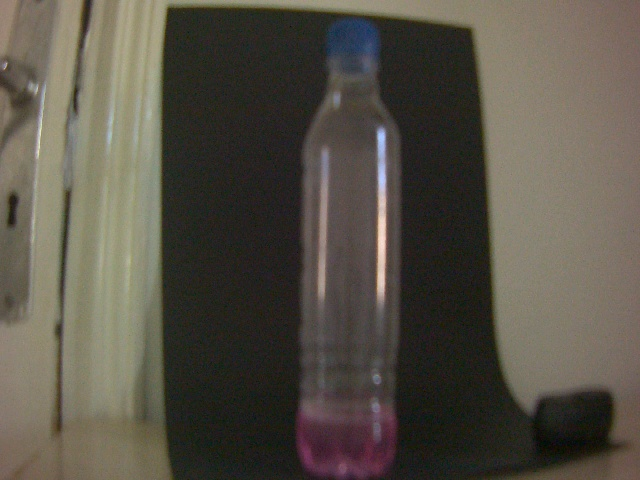
#> input picture debug_level_steps/00_full_frame_original.jpg, 640 x 480 px, given in place of x-raw, format=(string)BGR ! appsink, which was not available
$ python debug_level_detection.py
#> lines starting #> are read from the running program, lines starting #| are printed output that depends on the picture; after the words box and inside, x2 and y2 are one past the last pixel; in counts of white or black regions, pixels touching at a corner belong together; pictures that were not available may be replaced by others from this repository, and a replacement may not be noted
# -*- coding: utf-8 -*-
import cv2
import numpy as np
import os

# Create a folder to save the debug images
OUTPUT_DIR = "debug_level_steps"
if not os.path.exists(OUTPUT_DIR):
    os.makedirs(OUTPUT_DIR)

def save_step(name, img):
    """Helper to save an image with a specific name"""
    if img is None:
        print(f"⚠️ Skipping {name} (Image is None)")
        return
    path = os.path.join(OUTPUT_DIR, f"{name}.jpg")
    cv2.imwrite(path, img)
    print(f"✅ Saved: {path}")

def get_gstreamer_pipeline(sensor_id=0, capture_width=1920, capture_height=1080,
                           framerate=30, flip_method=0, display_width=640, display_height=480):
    """
    Returns the GStreamer pipeline with MANUAL EXPOSURE and WHITE BALANCE.
    """
    return (
            "nvarguscamerasrc sensor-id=%d ! "
            "video/x-raw(memory:NVMM), width=(int)%d, height=(int)%d, framerate=(fraction)%d/1 ! "
            "nvvidconv flip-method=%d ! "
            "video/x-raw, width=(int)%d, height=(int)%d, format=(string)BGRx ! "
            "videoconvert ! "
            "video/x-raw, format=(string)BGR ! appsink"
        % (
            sensor_id,
            capture_width,
            capture_height,
            framerate,
            flip_method,
            display_width,
            display_height,
        )
    )

def main():
    print("📷 Initializing Camera...")
    pipeline_str = get_gstreamer_pipeline()

    cap = cv2.VideoCapture(pipeline_str, cv2.CAP_GSTREAMER)

    if not cap.isOpened():
        print("❌ Error: Could not open camera.")
        return

    # Warm-up frames
    print("🔄 Stabilizing sensor...")
    for i in range(10):
        ret, _ = cap.read()
        if not ret: break
#> this loop made 10 passes
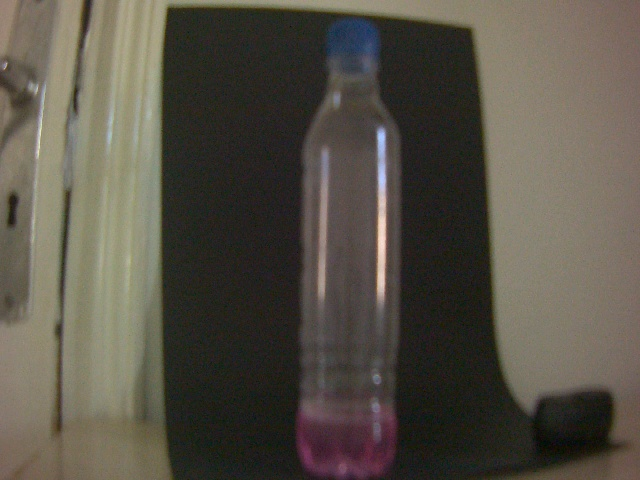
#> input picture debug_level_steps/00_full_frame_original.jpg, 640 x 480 px, given in place of x-raw, format=(string)BGR ! appsink, which was not available

    print("📷 Capturing stable frame...")
    ret, full_frame = cap.read()
#> full_frame is the input picture: shape (480, 640, 3); mean B, G, R 71.2, 82, 87.3
    cap.release()

    if not ret or full_frame is None:
        print("❌ Error: Could not read frame.")
        return

    h_frame, w_frame = full_frame.shape[:2]

    # --- STEP 0: Original Full Frame ---
    save_step("00_full_frame_original", full_frame)

    # --- DEFINE SEARCH ZONE (ROI) FOR LIQUID ---
    # Instead of detecting the bottle first, we assume the bottle is roughly centered.
    # We define a ROI that covers the bottom 70% of the image and the center 60% of the width.
    # This ensures we only look for liquid where it actually exists.

    roi_x_start = int(w_frame * 0.20) # Start at 20% width
    roi_x_end   = int(w_frame * 0.80) # End at 80% width
    roi_y_start = int(h_frame * 0.30) # Start at 30% height (ignore the neck/top)
    roi_y_end   = h_frame             # Go to the bottom

    # Extract the Liquid Search ROI
    liquid_roi = full_frame[roi_y_start:roi_y_end, roi_x_start:roi_x_end]

    # Visualize the Search Zone on the full frame
    debug_frame = full_frame.copy()
    cv2.rectangle(debug_frame, (roi_x_start, roi_y_start), (roi_x_end, roi_y_end), (255, 0, 255), 2)
    cv2.putText(debug_frame, "Liquid Search Zone", (roi_x_start, roi_y_start - 10), cv2.FONT_HERSHEY_SIMPLEX, 0.6, (255, 0, 255), 2)
    save_step("01_liquid_search_zone_defined", debug_frame)

    save_step("02_liquid_roi_cropped", liquid_roi)

    # --- LEVEL DETECTION PIPELINE (ON THE SEARCH ZONE) ---

    # 1. Convert to HSV
    hsv = cv2.cvtColor(liquid_roi, cv2.COLOR_BGR2HSV)
#> hsv: shape (336, 384, 3); mean H, S, V 51.1, 58.2, 61.2

    # Save channels for debugging
    h_chan, s_chan, v_chan = cv2.split(hsv)
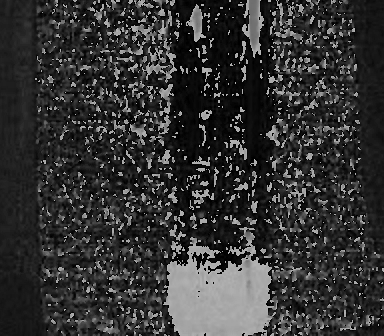
#> h_chan: shape (336, 384); min 0, max 179, mean 51.1
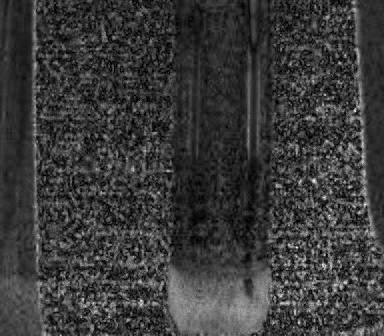
#> s_chan: shape (336, 384); min 0, max 255, mean 58.2
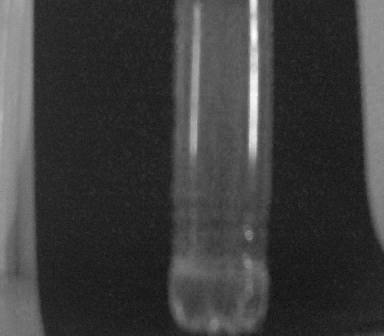
#> v_chan: shape (336, 384); min 15, max 255, mean 61.2
    save_step("03_hsv_hue", h_chan)
    save_step("04_hsv_sat", s_chan)
    save_step("05_hsv_val", v_chan)

    # 2. Create Pink/Magenta Mask (Your Exact Ranges)
    # Range 1: Red-Pink
    mask1 = cv2.inRange(hsv, np.array([0, 35, 30]), np.array([20, 255, 255]))
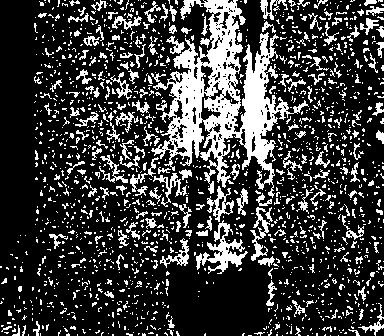
#> mask1: shape (336, 384); 23.3% white; 1630 white regions (1414 under 20 px), largest, box (x1, y1, x2, y2) and area: (151, 0, 309, 198) 10624, (196, 220, 248, 274) 931, (250, 207, 270, 261) 361
    # Range 2: Magenta-Purple
    mask2 = cv2.inRange(hsv, np.array([145, 35, 30]), np.array([180, 255, 255]))
#> mask2: shape (336, 384); 10.3% white; 1053 white regions (1013 under 20 px), largest, box (x1, y1, x2, y2) and area: (163, 245, 273, 336) 7200, (228, 246, 256, 256) 129, (159, 84, 174, 97) 94

    liquid_mask_raw = cv2.bitwise_or(mask1, mask2)
#> liquid_mask_raw: shape (336, 384); 33.7% white; 1266 white regions (1042 under 20 px), largest, box (x1, y1, x2, y2) and area: (110, 0, 321, 207) 15615, (160, 204, 277, 336) 9568, (75, 110, 139, 143) 536
    save_step("06_liquid_mask_raw_binary", liquid_mask_raw)

    # 3. Morphological Cleaning (Open/Close)
    kernel_liq = cv2.getStructuringElement(cv2.MORPH_RECT, (3, 3))
    liquid_mask_clean = cv2.morphologyEx(liquid_mask_raw, cv2.MORPH_OPEN, kernel_liq, iterations=2)
#> liquid_mask_clean: shape (336, 384); 13.5% white; 70 white regions (2 under 20 px), largest, box (x1, y1, x2, y2) and area: (166, 242, 273, 336) 8644, (241, 41, 277, 164) 2432, (178, 71, 205, 156) 1351
    liquid_mask_clean = cv2.morphologyEx(liquid_mask_clean, cv2.MORPH_CLOSE, kernel_liq, iterations=4)
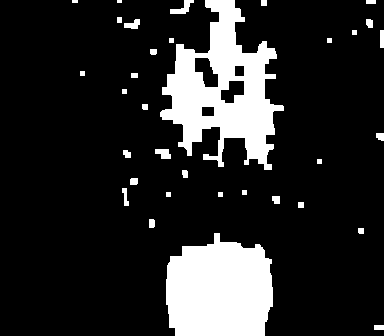
#> liquid_mask_clean: shape (336, 384); 16% white; 34 white regions (2 under 20 px), largest, box (x1, y1, x2, y2) and area: (160, 0, 284, 170) 10026, (166, 233, 273, 336) 9113, (170, 0, 194, 14) 156
    save_step("07_liquid_mask_cleaned", liquid_mask_clean)

    # 4. Visualize Mask on Top of ROI
    mask_visual = cv2.cvtColor(liquid_mask_clean, cv2.COLOR_GRAY2BGR)
    overlay = cv2.addWeighted(liquid_roi, 0.6, mask_visual, 0.4, 0)

    # 5. Calculate Level
    roi_h, roi_w = liquid_roi.shape[:2]

    # Find the topmost row that has liquid pixels
    surface_y = None
    for row in range(roi_h):
        if np.any(liquid_mask_clean[row, :] > 0):
            surface_y = row
            break

    if surface_y is not None:
        # Height of liquid is from the bottom up to the surface
        liquid_px_height = roi_h - surface_y
        pourcentage = float(np.clip((liquid_px_height / roi_h) * 100.0, 0.0, 100.0))

        print(f"💧 Surface Row (in ROI): {surface_y}")
#| 💧 Surface Row (in ROI): 0
        print(f"💧 Liquid Height (px): {liquid_px_height}")
#| 💧 Liquid Height (px): 336
        print(f"💧 Calculated Level: {pourcentage:.1f}%")
#| 💧 Calculated Level: 100.0%

        # Draw the level line on the overlay
        line_y = int(surface_y)
        cv2.line(overlay, (0, line_y), (roi_w, line_y), (0, 0, 255), 2)
        cv2.putText(overlay, f"Level: {pourcentage:.1f}%", (10, 30), cv2.FONT_HERSHEY_SIMPLEX, 0.6, (0, 0, 255), 2)
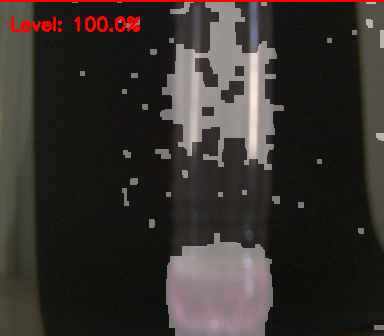
#> overlay: shape (336, 384, 3); mean B, G, R 45.4, 48.9, 54.7

        save_step("08_level_result_on_roi", overlay)

        # Map back to full frame for final visualization
        full_frame_viz = full_frame.copy()

        # Calculate absolute coordinates for the line
        abs_line_y = roi_y_start + line_y
        abs_x_start = roi_x_start
        abs_x_end = roi_x_end

        # Draw the line on the full frame
        cv2.line(full_frame_viz, (abs_x_start, abs_line_y), (abs_x_end, abs_line_y), (0, 0, 255), 3)
        cv2.putText(full_frame_viz, f"Level: {pourcentage:.1f}%", (abs_x_start, abs_line_y - 10), cv2.FONT_HERSHEY_SIMPLEX, 0.7, (0, 0, 255), 2)

        # Draw the search zone again for context
        cv2.rectangle(full_frame_viz, (roi_x_start, roi_y_start), (roi_x_end, roi_y_end), (255, 0, 255), 1)
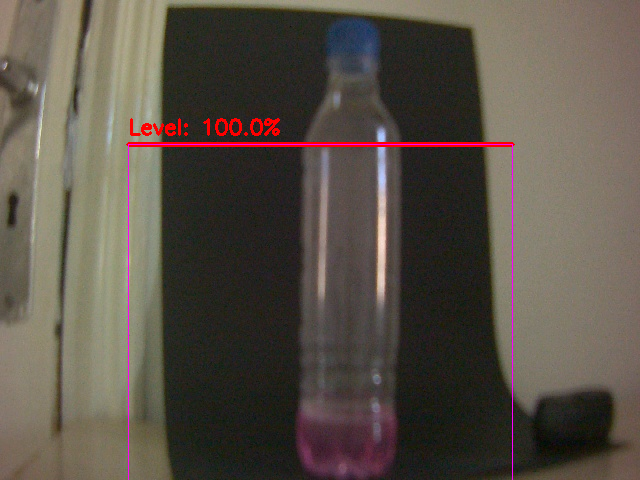
#> full_frame_viz: shape (480, 640, 3); mean B, G, R 71.3, 81.1, 89.4

        save_step("09_full_frame_final_level", full_frame_viz)

    else:
        print(" No liquid detected in search zone.")
        save_step("08_empty_result", overlay)

        full_frame_viz = full_frame.copy()
        cv2.rectangle(full_frame_viz, (roi_x_start, roi_y_start), (roi_x_end, roi_y_end), (255, 0, 255), 1)
        cv2.putText(full_frame_viz, "NO LIQUID DETECTED", (roi_x_start, roi_y_start - 10), cv2.FONT_HERSHEY_SIMPLEX, 0.7, (0, 0, 255), 2)
        save_step("09_full_frame_empty", full_frame_viz)

    print("\n Debug complete! Check 'debug_level_steps' folder.")

if __name__ == "__main__":
    main()

$ run again, on debug_level_steps/03_hsv_hue.jpg
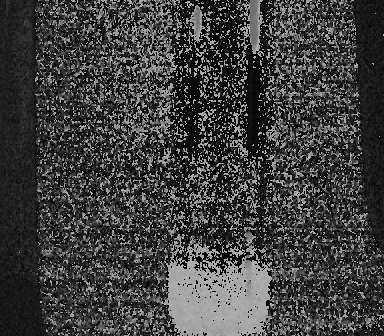
#> input picture debug_level_steps/03_hsv_hue.jpg, 384 x 336 px, given in place of x-raw, format=(string)BGR ! appsink, which was not available
#> the loop in main, `for i in range(10):` made 10 passes
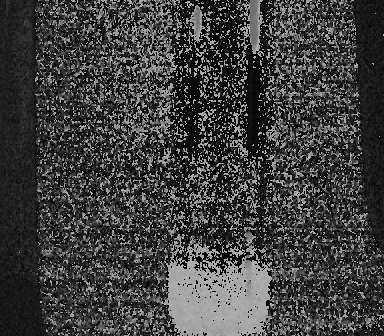
#> input picture debug_level_steps/03_hsv_hue.jpg, 384 x 336 px, given in place of x-raw, format=(string)BGR ! appsink, which was not available
#> in main, full_frame is the input picture: shape (336, 384, 3); min 0, max 184, mean 63.5
#> hsv: shape (236, 231, 3); mean H, S, V 0, 0, 75.2
#> h_chan: shape (236, 231); every value is 0
#> mask_visual: shape (236, 231, 3); every value is 0
#> in main, `overlay = cv2.addWeighted(liquid_roi, 0.6, mask_visual, 0.4, 0)`:
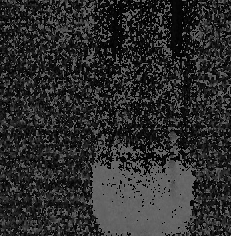
#> overlay: shape (236, 231, 3); min 0, max 110, mean 45.1
#> in main, `cv2.putText(full_frame_viz, "NO LIQUID DETECTED", (roi_x_start, roi_y_..`:
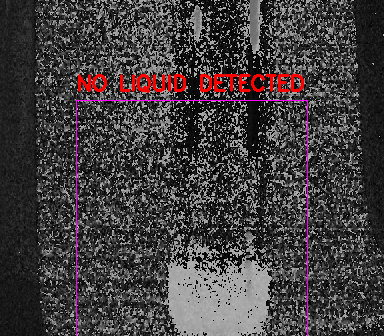
#> full_frame_viz: shape (336, 384, 3); mean B, G, R 63.7, 62.3, 67.1
